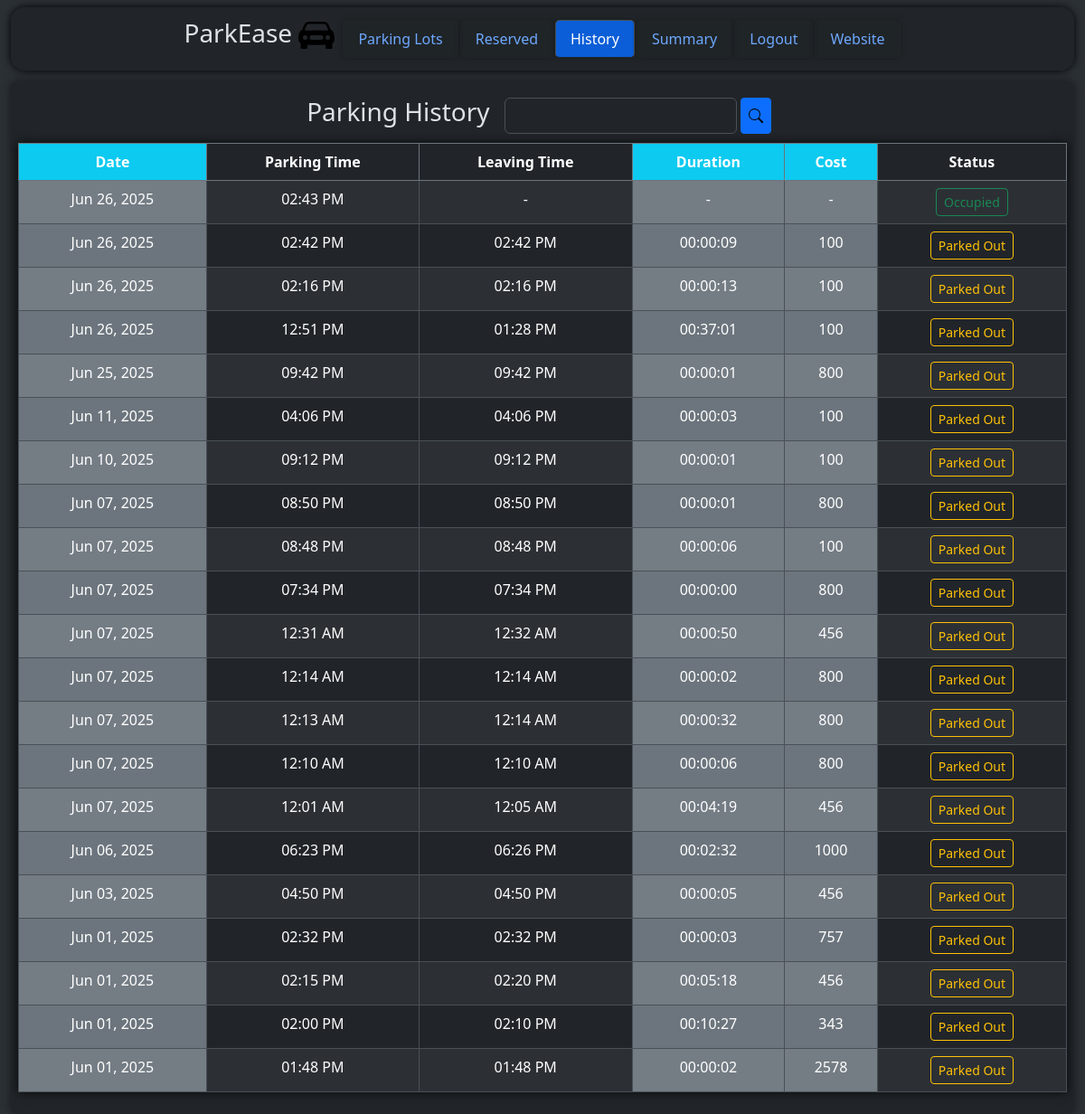
Page /user/dashboard/history (signed in) on the committed database.
### models/parkingInfo.py (models this page shows, shortened)
class ReservedParkingSpot(db.Model) :
    __tablename__ = "reservedparkingspot"
    id = db.Column(db.Integer, primary_key = True, autoincrement = True)
    parkingSpotId = db.Column(db.Integer, db.ForeignKey("parkingspot.id"))
    userId = db.Column(db.Integer, db.ForeignKey("user.id"))
    parkingTimestamp = db.Column(db.DateTime)
    leavingTimestamp = db.Column(db.DateTime)
    totalCost = db.Column(db.Integer)
    vehicleNumber = db.Column(db.String)

### controllers/userDashboard.py (the view)
@userbp.route("/dashboard/history", methods = ["GET"])
def history() :
    return render_template("user/reservedSpotHistory.html", reservedParkingSpots = viewAllReservedParkingSpots())

### controllers/userDashboard.py (called while the page is built)
@userbp.before_request
def restrict() :
    if session.get("type") != "user" :
        return redirect(url_for("general.signIn"))

def viewAllReservedParkingSpots() :
    return db.session.execute(db.select(ReservedParkingSpot).filter_by(userId = session["id"]).order_by(nulls_first(desc(ReservedParkingSpot.parkingTimestamp)))).scalars().all()

### models/userInfo.py (called while the page is built)
    def __str__(self) :
        return "{} {} {} {} {} {} {}".format(self.id, self.streetName.lower(), self.locality.lower(), self.subLocality.lower(), self.city.lower(), self.state.lower(), self.pinCode)

### templates/user/reservedSpotHistory.html (shortened to what this page needs)
<!DOCTYPE html>
<html class = "h-100" data-bs-theme = "dark">
    <head>
        <link rel = "stylesheet" href = "/static/bootstrap/css/bootstrap.min.css"/>
        <link rel = "stylesheet" href = "/static/css/style.css"/>
    </head>
    <body class = "h-100">
        <div class = "container-fluid bg-body-tertiary min-vh-100">
            <div class = "container-fluid d-flex justify-content-center bg-body">
                <div class = "d-flex justify-content-center align-items-center container-fluid mt-2 rounded-4 position-fixed height" style = "background-color: rgba(33, 37, 41, 0.9); z-index: 1000; box-shadow: 0 0 10px rgb(0, 0, 0); backdrop-filter: blur(3px);">
                    <div class = "overflow-auto" style = "height: 100%; width: 100%;">
                        <ul class = "nav nav-tabs d-flex align-items-center justify-content-center" style = "height: 100%; width: 100%;">
                            <a href = "/" class = "text-decoration-none text-reset me-2">
                                <h3>
                                    ParkEase
                                    <img src = "/static\images\car-front-fill.svg" alt = "Logo" style = "width: 40px;"/>
                                </h3>
                            </a>
                            <li class = "nav-item">
                                <a class = "nav-link" href = "/user/dashboard">
                                    Parking Lots
                                </a>
                            </li>
                            <li class = "nav-item">
                                <a class = "nav-link", href = "/user/dashboard/reserved">
                                    Reserved
                                </a>
                            </li>
                            <li class = "nav-item">
                                <a class = "nav-link active", href = "/user/dashboard/history">
                                    History
                                </a>
                            </li>
                            <li class = "nav-item">
                                <a class = "nav-link" href = "/user/dashboard/summary">
                                    Summary
                                </a>
                            </li>
                            <li class = "nav-item">
                                <a class = "nav-link" href = "/signIn">
                                    Logout
                                </a>
                            </li>
                            <li class = "nav-item">
                                <a class = "nav-link" href = "/">
                                    Website
                                </a>
                            </li>
                        </ul>
                    </div>
                </div>
            </div>
            <div class = "rounded-3 container-fluid bg-body p-2 overflow-auto margin-top" style = "height: 80%; width: 100%; box-shadow: 0 0 10px rgb(24, 26, 29);">
                <div class = "d-flex justify-content-center align-items-center gap-2" style = "height: 60px;">
                    <h3>
                        Parking History
                    </h3>
                    <p>
                        <form method = "POST" action = "/user/dashboard/searchResults" class = "d-flex">
                            <input type = "text" name = "searchValue" class = "form-control" style = "height: 40px;"/> &nbsp;
                            <button type = "submit" name = "action" value = "search" class = "btn btn-primary btn-sm d-flex justify-content-center align-items-center" style = "height: 40px;">
                                <img src = "\static\images\search.svg" alt = "Search"/>
                            </button>
                        </form>
                    </p>
                </div>
                <div>
                    <form action = "/user/dashboard/searchResults" method = "POST">
                    <table class = "table table-striped table-bordered table-hover text-center" style = "box-shadow: 0 0 10px rgb(7, 8, 8)">
                        <thead class = "border-secondary">
                            <tr>
                                <th class = "bg-info">
                                    Date
                                </th>
                                <th>
                                    Parking Time
                                </th>
                                <th>
                                    Leaving Time
                                </th>
                                <th class = "bg-info">
                                    Duration
                                </th>
                                <th class = "bg-info">
                                    Cost
                                </th>
                                <th>
                                    Status
                                </th>
                            </tr>
                        </thead>
                        <tbody>
                            {% for reservedParkingSpot in reservedParkingSpots %}
                                <tr>
                                    {% if reservedParkingSpot.parkingTimestamp is none %}
                                        {% set a = 1 %}
                                        <td class = "bg-secondary">
                                            -
                                        </td>
                                        <td>
                                            -
                                        </td>
                                    {% else %}
                                        <td class = "bg-secondary">
                                            {{ reservedParkingSpot.parkingTimestamp.strftime("%b %d, %Y") }}
                                        </td>
                                        <td>
                                            {{ reservedParkingSpot.parkingTimestamp.strftime("%I:%M %p") }}
                                        </td>
                                    {% endif %}
                                    {% if reservedParkingSpot.leavingTimestamp is none %}
                                        {% set b = 1 %}
                                        <td>
                                            -
                                        </td>
                                        <td class = "bg-secondary">
                                            -
                                        </td>
                                        <td class = "bg-secondary">
                                            -
                                        </td>
                                    {% else %}
                                        <td>
                                            {{ reservedParkingSpot.leavingTimestamp.strftime("%I:%M %p") }}
                                        </td>
                                        <td class = "bg-secondary">
                                            {% set dur = (reservedParkingSpot.leavingTimestamp - reservedParkingSpot.parkingTimestamp).total_seconds() | int %}
                                            {{ "%02d" | format(dur // 3600) }}:{{ "%02d" | format((dur % 3600) // 60) }}:{{ "%02d" | format(dur % 60) }}
                                        </td>
                                        <td class = "bg-secondary">
                                            {{ reservedParkingSpot.totalCost }}
                                        </td>
                                    {% endif %}
                                    {% if a == 1 %}
                                        <td>
                                            <a class = "btn btn-outline-danger btn-sm" href = "/user/dashboard/reserved">
                                                Reserved
                                            </a>
                                        </td>
                                    {% elif b == 1 %}
                                        <td>
                                            <a class = "btn btn-outline-success btn-sm" href = "/user/dashboard/reserved">
                                                Occupied
                                            </a>
                                        </td>
                                    {% else %}
                                        <td>
                                            <button type = "submit" class = "btn btn-outline-warning btn-sm" name = "searchValue" value = "{% if reservedParkingSpot.parkingSpot is not none %}{{reservedParkingSpot.parkingSpot.parkingLot.address}}{% else %} - {% endif %}">
                                                Parked Out
                                            </button>
                                        </td>
                                    {% endif %}
                                </tr>
                            {% endfor %}
                        </tbody>
                    </table>
                    </form>
                </div>
            </div>
        </div>
    </body>
</html>

### static/css/style.css (style rules this page uses)
.nav-tabs { border: none; }
.nav-tabs .nav-link { border-radius: 5px; margin: 1px; box-shadow: 0 0 5px rgb(25, 28, 31); backdrop-filter: blur(1px); }
.nav-tabs .nav-link.active { background-color: rgb(11, 94, 215); }
.height { height: 70px; width: 98%; }
.margin-top { margin-top: 90px }

### rows in the picture
ReservedParkingSpot: parkingTimestamp "Jun 26, 2025", parkingTimestamp "02:43 PM", shows "Occupied"
ReservedParkingSpot: parkingTimestamp "Jun 26, 2025", parkingTimestamp "02:42 PM", leavingTimestamp "02:42 PM", dur "00", value "00", dur "09", totalCost "100"
ReservedParkingSpot: parkingTimestamp "Jun 26, 2025", parkingTimestamp "02:16 PM", leavingTimestamp "02:16 PM", dur "00", value "00", dur "13", totalCost "100"
ReservedParkingSpot: parkingTimestamp "Jun 26, 2025", parkingTimestamp "12:51 PM", leavingTimestamp "01:28 PM", dur "00", value "37", dur "01", totalCost "100", shows "Parked Out"
ReservedParkingSpot: parkingTimestamp "Jun 25, 2025", parkingTimestamp "09:42 PM", leavingTimestamp "09:42 PM", dur "00", value "00", dur "01", totalCost "800"
ReservedParkingSpot: parkingTimestamp "Jun 11, 2025", parkingTimestamp "04:06 PM", leavingTimestamp "04:06 PM", dur "00", value "00", dur "03", totalCost "100", shows "Parked Out"
ReservedParkingSpot: parkingTimestamp "Jun 10, 2025", parkingTimestamp "09:12 PM", leavingTimestamp "09:12 PM", dur "00", value "00", dur "01", totalCost "100", shows "Parked Out"
ReservedParkingSpot: parkingTimestamp "Jun 07, 2025", parkingTimestamp "08:50 PM", leavingTimestamp "08:50 PM", dur "00", value "00", dur "01", totalCost "800", shows "Parked Out"
ReservedParkingSpot: parkingTimestamp "Jun 07, 2025", parkingTimestamp "08:48 PM", leavingTimestamp "08:48 PM", dur "00", value "00", dur "06", totalCost "100", shows "Parked Out"
ReservedParkingSpot: parkingTimestamp "Jun 07, 2025", parkingTimestamp "07:34 PM", leavingTimestamp "07:34 PM", dur "00", value "00", totalCost "800", shows "Parked Out"
ReservedParkingSpot: parkingTimestamp "Jun 07, 2025", parkingTimestamp "12:31 AM", leavingTimestamp "12:32 AM", dur "00", value "00", dur "50", totalCost "456"
ReservedParkingSpot: parkingTimestamp "Jun 07, 2025", parkingTimestamp "12:14 AM", leavingTimestamp "12:14 AM", dur "00", value "00", dur "02", totalCost "800", shows "Parked Out"
ReservedParkingSpot: parkingTimestamp "Jun 07, 2025", parkingTimestamp "12:13 AM", leavingTimestamp "12:14 AM", dur "00", value "00", dur "32", totalCost "800", shows "Parked Out"
ReservedParkingSpot: parkingTimestamp "Jun 07, 2025", parkingTimestamp "12:10 AM", leavingTimestamp "12:10 AM", dur "00", value "00", dur "06", totalCost "800", shows "Parked Out"
ReservedParkingSpot: parkingTimestamp "Jun 07, 2025", parkingTimestamp "12:01 AM", leavingTimestamp "12:05 AM", dur "00", value "04", dur "19", totalCost "456"
ReservedParkingSpot: parkingTimestamp "Jun 06, 2025", parkingTimestamp "06:23 PM", leavingTimestamp "06:26 PM", dur "00", value "02", dur "32", totalCost "1000"
ReservedParkingSpot: parkingTimestamp "Jun 03, 2025", parkingTimestamp "04:50 PM", leavingTimestamp "04:50 PM", dur "00", value "00", dur "05", totalCost "456"
ReservedParkingSpot: parkingTimestamp "Jun 01, 2025", parkingTimestamp "02:32 PM", leavingTimestamp "02:32 PM", dur "00", value "00", dur "03", totalCost "757"
ReservedParkingSpot: parkingTimestamp "Jun 01, 2025", parkingTimestamp "02:15 PM", leavingTimestamp "02:20 PM", dur "00", value "05", dur "18", totalCost "456"
ReservedParkingSpot: parkingTimestamp "Jun 01, 2025", parkingTimestamp "02:00 PM", leavingTimestamp "02:10 PM", dur "00", value "10", dur "27", totalCost "343"
ReservedParkingSpot: parkingTimestamp "Jun 01, 2025", parkingTimestamp "01:48 PM", leavingTimestamp "01:48 PM", dur "00", value "00", dur "02", totalCost "2578"
